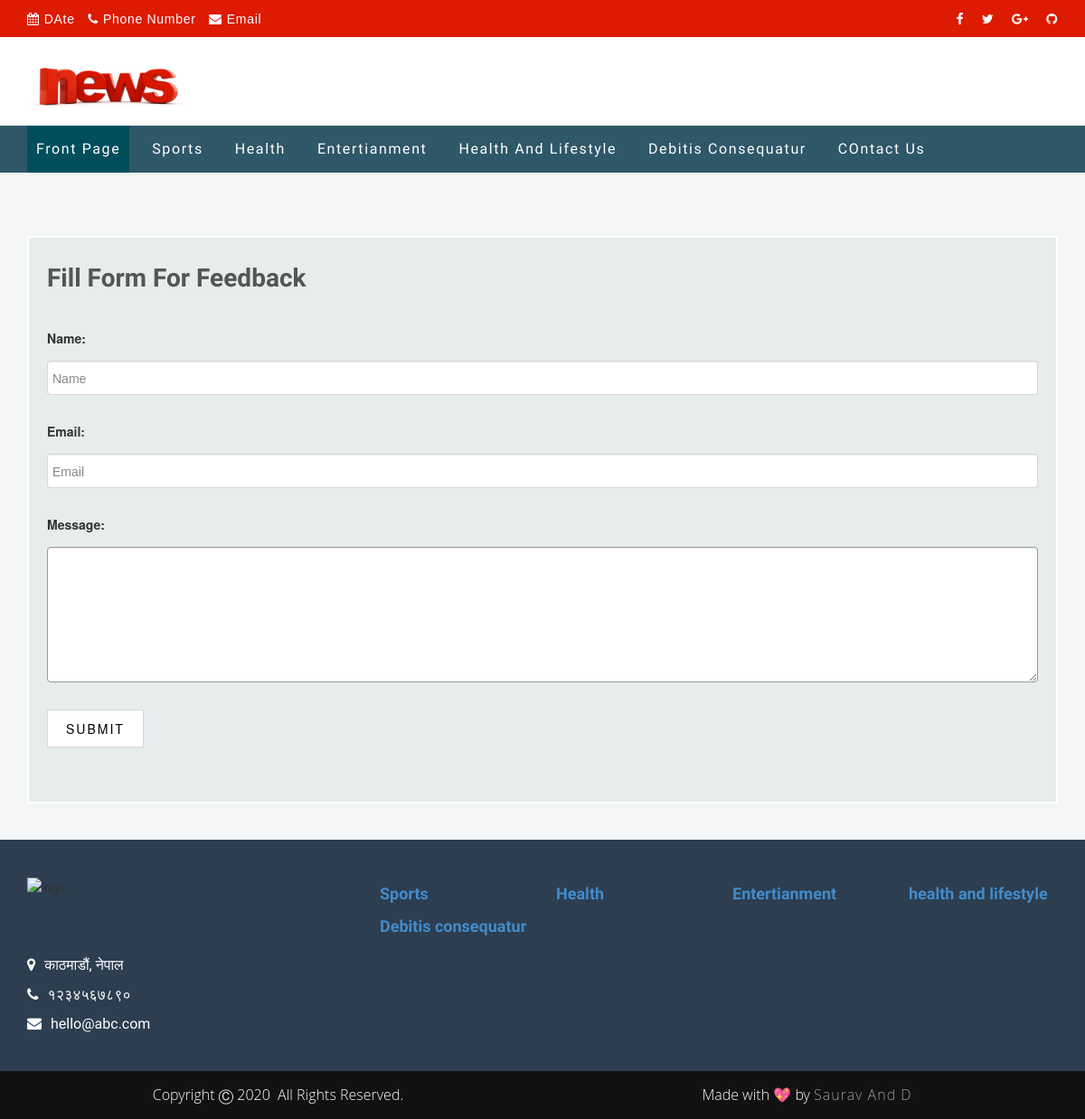
The app's page /contactus/ with its own data.
### newsportal/models.py (models this page shows, shortened)
class Category(Cat):
    objects = CategoryManager()
    class Meta:
        db_table = 'category'

### portal/views.py (the view)
# urls.py: path('contactus/', views.contactus, name='contactus'),
def contactus(request):
    menus = Category.objects.filter(status=1)
    form=contactForm(request.POST or None, request.FILES or None)
    if form.is_valid():
        form.save()
        messages.add_message(request, messages.SUCCESS, " Feedback sent Successfully")
        return redirect('contactus')
    context = {
        'menus': menus,
        'forms':form
    }
    return render(request,'frontend/website/contactus.html',context)

### contactus/forms.py
class contactForm(forms.ModelForm):
    name = forms.CharField(widget=forms.TextInput(attrs={'class':'form-control','placeholder': 'Name'}))
    email = forms.EmailField(widget=forms.EmailInput(attrs={'class':'form-control','placeholder': 'Email'}))
    message = forms.CharField(widget=forms.Textarea(attrs={'class':'form-control'}))
    class Meta:
        model = contactus
        fields = ['name','email','message',]

### templates/frontend/website/contactus.html (shortened to what this page needs)
{% extends 'frontend/website/master/master.html' %}
{% block content %}
<div class="fl-detail-page-wrapper">
    <div class="container">
        <div class="row">
           <div class="col-md-12">
                <div class="contact-form">
                    <h3>Fill form for feedback</h3>
                    <form method="post" >
                    {{forms.as_p}}
                        <input type="submit"  name="submit">
                    </form>
                </div>
            </div>
        </div>
    </div>
</div>
{% endblock %}

### templates/frontend/website/master/master.html (shortened to what this page needs)
<!DOCTYPE html>
{% load static %}
<html lang="en-US">
<head>
    <link href="{% static 'frontend/css/bootstrap.min.css' %}" rel="stylesheet" type="text/css">
    <link href="{% static 'frontend/css/font-awesome.css' %}" rel="stylesheet" type="text/css">
    <link href="{% static 'frontend/css/owl.carousel.min.css' %}" rel="stylesheet" type="text/css"/>
    <link href="{% static 'frontend/css/style.css' %}" rel="stylesheet" type="text/css"/>
</head>
<body>
<header class="fl-header-unit">
    <div class="container">
        <div class="row">
            <div class="fl-top-navbar">
                <div class="col-md-8 col-sm-12">
                    <ul>
                        <li><a href="#"><i class="fa fa-calendar"></i><span>DAte</span></a>
                        </li>
                        <li><i class="fa fa-phone"></i><span>Phone Number</span></li>
                        <li><a class="mail" href="#"><i class="fa fa-envelope"><span>Email </span></i></a>
                        </li>
                    </ul>
                </div>
                <div class="col-md-4 col-sm-12 ">
                    <ul class="social">
                        <a href="#"><i class="fa fa-facebook"></i></a>
                        <a href="#"><i class="fa fa-twitter"></i></a>
                        <a href="#"><i class="fa fa-google-plus"></i></a>
                        <a href="#"><i class="fa fa-github"></i></a>
                    </div>
                </div>
            </div>
        </div>
</header>
<header class="fl-logo-unit">
    <div class="container">
        <div class="row">
            <div class="fl-logo-navbar">
                <div class="col-md-4 col-sm-6 col-xs-12">
                    <div class="fl-logo">
                        <figure>
                            <a href="index.html"><img src="{% static 'frontend/image/newslogo.jpg' %}" alt="logo"></a>
                        </figure>
                    </div>
                </div>
                <div class="col-md-8 col-sm-6 col-xs-12">
                </div>
            </div>
        </div>
    </div>
</header>
<nav class="navbar navbar-default" data-spy="affix(delete-this)" data-offset-top="100">
    <div class="container">
        <div class="row">
            <div class="fl-nav-menu">
                <div class="col-md-12 col-sm-12">
                    <div class="fl-menu-content collapse navbar-collapse " id="bs-example-navbar-collapse-1">
                        <ul class="nav navbar-nav active">
                            <li class="active"><a href="{% url 'home' %}">Front Page</a></li>
                            {% for menu in menus %}
                            <li><a href="{% url 'category' menu.slug %}">{{menu.title}}</a></li>
                            {% endfor %}
                            <li><a href="{% url 'contactus' %}">COntact Us</a></li>
                        </ul>
                    </div>
                </div>
            </div>
        </div>
    </div>
</nav>
            {% block content %}{% endblock %}
<footer class="fl-footer-wrapper">
    <div class="container">
        <div class="row">
            <div class="col-md-4 col-sm-12">
                <div class="footer-contact">
                    <figure>
                        <img src="{% static 'frontend/image/nlogo.png' %}" alt="logo">
                    </figure>
                    <p><i class="fa fa-map-marker"></i>काठमाडौं, नेपाल</p>
                    <p><i class="fa fa-phone"></i>१२३४५६७८९०</p>
                    <p><i class="fa fa-envelope"></i>hello@abc.com</p>
                </div>
            </div>
             {% for menu in menus %}
                <div class="col-md-2 col-sm-4">
                    <div class="footer-news">
                        <h2><a href="{% url 'category' menu.slug %}">{{menu.title}}</a></h2>
                    </div>
                </div>
                            {% endfor %}
        </div>
    </div>
</footer>
<footer class="copyright-footer">
    <div class="container">
        <div class="row">
            <div class="col-md-6">
                <span>Copyright  &#x24B8; 2020 &nbsp;All Rights Reserved.</span>
            </div>
            <div class="col-md-6">
                <span>Made with 💖 by&nbsp;<a href="#">Saurav and D</a></span>
            </div>
            </div>
            </div>
</footer>
    </body>
</html>

### static/frontend/css/style.css (style rules this page uses)
h1, h2, h3, h4, h5, h6, p { margin: 0; padding: 0; transition: all 0.2s ease; }
ul { margin: 0; padding: 0; }
li { list-style-type: none; }
a { transition: all 0.2s ease-in-out; text-decoration: none; }
body { background: #f4f5f6; }
.fl-header-unit { padding: 10px 0; background: #dd1a02; letter-spacing: .05em; }
.fl-top-navbar { text-align: left; }
.fl-top-navbar ul li { display: inline-block; padding-right: 10px; }
.fl-top-navbar ul li i { color: #FFF; font-size: 14px; line-height: 20px; }
.fl-top-navbar ul li span { color: #FFF; font-family: 'Prompt', sans-serif; text-decoration: none; padding-left: 5px; }
.fl-top-navbar .social { text-align: right; }
.fl-top-navbar .social a { font-family: 'Open Sans', sans-serif; padding-left: 15px; font-size: 14px; color: #FFF; transition: all 0.2s ease-in-out; }
.fl-logo-unit { padding: 4px 0; background: #FFF; letter-spacing: .05em; }
.fl-logo-navbar { text-align: left; }
.fl-logo { text-align: left; width: 100%; padding: 0; }
.fl-logo figure { width: 50%; height: 90px; }
.fl-logo figure a img { height: 100%; width: 100%; }
.navbar { width: 100%; text-align: center !important; padding: 0; z-index: 3; min-height: 0; background: #2e5768 !important; border-radius: 0 !important; margin: 0 !important; }
.navbar-default { border: 0 !important; }
.navbar-collapse { padding: 8px 0 !important; }
nav.navbar.navbar-default { margin-bottom: 0 !important; }
.navbar-default .navbar-nav>.active>a, .navbar-default .navbar-nav>.active>a:hover, .navbar-default .navbar-nav>.active>a:focus { background-color: #004e5c; }
.fl-menu-content { padding: 0 !important; text-align: center !important; }
.fl-menu-content ul { margin: 0; padding: 0; }
.fl-menu-content ul li { position: relative; margin-right: 15px; }
.fl-menu-content ul li a { padding: 16px 10px !important; letter-spacing: 0.1em; font-size: 16px; font-family: 'Ek Mukta', sans-serif; color: #FFF !important; text-transform: capitalize; font-weight: 500 !important; transition: all 0.2s ease-in-out; }
.fl-detail-page-wrapper { padding: 40px 0; background: #f4f5f6; }
.contact-form { background: #E7ECED; padding: 20px; border: 2px solid#FFF; margin-top: 30px; }
.contact-form h3 { font-family: "Ek Mukta",sans-serif; font-size: 28px; font-weight: 600; color: #555; margin: 10px 0; text-transform: capitalize; }
.contact-form form { margin: 20px 0; text-align: left; }
.contact-form form label { margin-top: 20px; }
.contact-form form input { border: 1px solid #CCCC; background: #FFF; width: 100%; margin: 10px 0 10px; padding: 18px 5px; }
.contact-form form input::placeholder,.contact-form form textarea::placeholder { font-family: "Poppins",sans-serif; color: #888; text-transform: capitalize; }
.contact-form form textarea { width: 100%; height: 150px; border: 1px solid #999; background: #FFF; margin: 10px 0 10px; }
.contact-form form input[type="submit"] { color: #000; width: auto; text-transform: uppercase ; letter-spacing: 2px; padding: 10px 20px; margin: 20px 0; }
.copyright-footer { text-align: center; background: #111; padding: 15px 0; }
.copyright-footer span { font-size: 16px; color: #fff; font-weight: 300; font-family: 'Open Sans', sans-serif; }
.copyright-footer span a { font-family: 'Open Sans', sans-serif; font-size: 16px; color: #989DA1; letter-spacing: 1px; text-decoration: none; text-transform: capitalize; }
.fl-footer-wrapper { background: #2c3e50; padding:40px 0; }
.footer-contact p { color:#fff; padding: 10px; font-size: 16px; padding: 10px 0 0px 0; font-family: 'Ek Mukta', sans-serif; }
.footer-contact p i { padding-right: 10px; }
.footer-contact figure { width: 60%; height: 73px; margin-bottom: 5px; overflow: hidden; }
.footer-contact figure img { width:100%; height: auto; }
.footer-news h2 { color: #fff; font-size: 18px; font-weight: 600; padding: 10px 0 0 0; margin-bottom:6px; font-family: 'Ek Mukta', sans-serif; }

### records on screen
Category: title "Sports"
Category: title "Health"
Category: title "Entertianment"
Category: title "Health And Lifestyle", title "health and lifestyle"
Category: title "Debitis Consequatur", title "Debitis consequatur"
